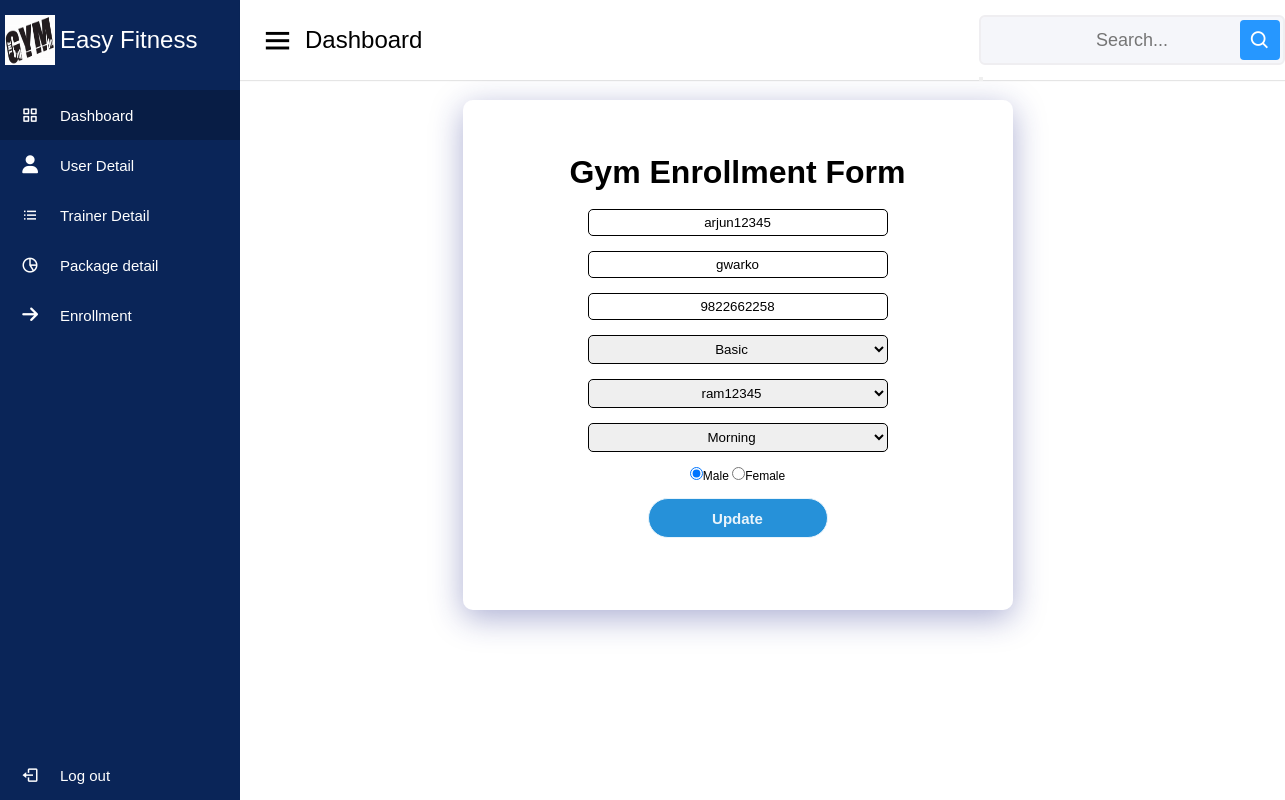
Page /admin/update_enrollment.php?id=43 (signed in) on the committed database.
### tables this page shows
CREATE TABLE `enrollment` (
  `id` int(11) NOT NULL,
  `name` varchar(50) NOT NULL,
  `address` varchar(50) NOT NULL,
  `phone` varchar(50) NOT NULL,
  `package` varchar(50) NOT NULL,
  `coach` varchar(50) NOT NULL,
  `time` varchar(50) NOT NULL,
  `gender` varchar(50) NOT NULL
);

### admin/update_enrollment.php (the view, shortened to what this page needs)
<?php
$id = $_GET['id'];
try {
  $conn = new mysqli('localhost', 'root', '', 'gym');
  $sql = "select * from enrollment where id=$id";
  $res = $conn->query($sql);
  if ($res->num_rows == 1) {
    $user = $res->fetch_assoc();
    extract($user);
  } else {
    die("data not found");
  }
} catch (Exception $e) {
  die('Database  Error : ' . $e->getMessage());
}
?>
<!DOCTYPE html>
<html lang="en">
<head>
</head>
<?php
include("adm.php"); ?>
<body>
  <div class="container">
  <form action="<?php echo $_SERVER['PHP_SELF'] ?>?id=<?php echo $id ?>" method="post" class="form1">
      <h1>Gym Enrollment Form</h1><br>
      <div class="group">
        <input type="text" name="name" placeholder="Name*" value="<?php echo $name; ?>">
      </div>
      <div class="group">
        <input type="text" name="address" placeholder="Address" value="<?php echo $address; ?>">
      </div>
      <div class="group">
        <input type="text" name="phone" placeholder="Phone" value="<?php echo $phone; ?>">
      </div>
      <div class="group">
        <select name="package">
          <option ><?php echo $package; ?></option>
        </select>
      </div>
      <div class="group">
        <select name="coach">
          <option><?php echo $coach; ?></option>
        </select>
      </div>
      <div class="group">
        <select name="time">
          <option><?php echo $time; ?></option>
        </select>
      </div>
      <?php
      if ($user['gender'] == "Male") { ?>
        <div class="group">
          <input type="radio" name="gender" value="Male" checked>Male
          <input type="radio" name="gender" value="Female">Female
        </div>
      <?php } ?>
      <div class="btn" id="">
      <button name="btnUpdate" value="Update">Update</button><br>
        <br>
      </div>
    </form>
  </div>
</body>
</html>

### admin/update_enrollment.php (style rules this page uses)
h1, p { text-align: center; }
* { margin: 0; padding: 0; box-sizing: border-box; }
.container { height: 100vh; width: 1075px; margin-left: 200px; display: flex; justify-content: center; }
.form1 { height: 510px; width: 550px; margin-top: 100px; background: rgba(255, 255, 255, 0.35); box-shadow: 0 8px 32px 0 rgba(31, 38, 135, 0.37); backdrop-filter: blur(5px); -webkit-backdrop-filter: blur(5px); display: flex; flex-direction: column; justify-content: center; padding: 5px; align-items: center; border-radius: 10px; }
.group { margin-bottom: 15px; font-size: 12px; }
input[type=text] { padding: 5px; width: 300px; border-radius: 5px; border: 1px solid black; text-align: center; display: flex; }
.btn button { width: 180px; height: 40px; border: 1px solid; background: #2691d9; border-radius: 20px; font-size: 15px; color: #e9f4fb; font-weight: 700; cursor: pointer; outline: none; }
select, option { padding: 5px; width: 300px; border-radius: 5px; border: 1px solid black; text-align: center; display: flex; }

### admin/adm.php (style rules this page uses)
* { margin: 0; padding: 0; box-sizing: border-box; font-family: 'Poppins', sans-serif; }

### rows in the picture
enrollment: name "arjun12345", address "gwarko", phone "9822662258", package "Basic", coach "ram12345", time "Morning"
